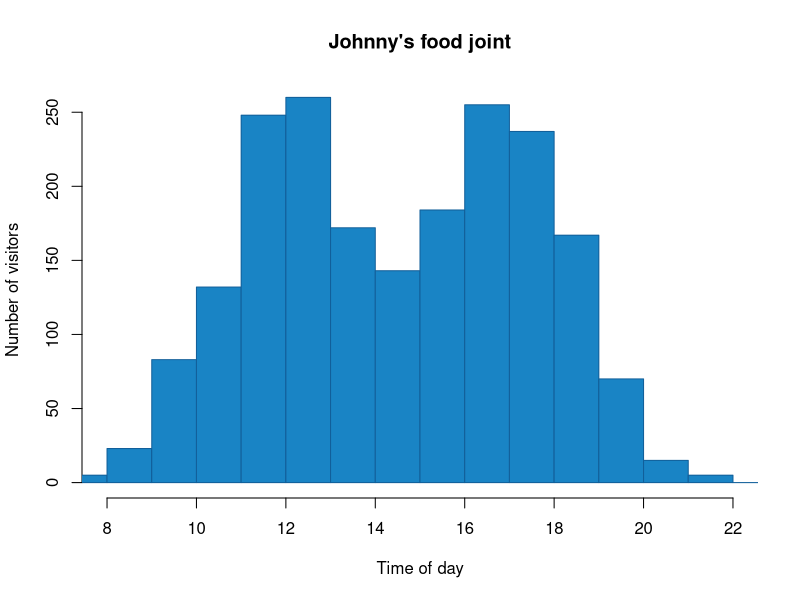

Source code (R):
# figure illustrating Mode

# My default color scheme
MyColoes = c("#115f9a", "#1984c5", "#22a7f0", "#48b5c4", "#76c68f", "#a6d75b", "#c9e52f", "#d0ee11", "#d0f400")

# Generate bimodal data
set.seed(50) # 
x1 <- rnorm(1000, mean=12, sd=1.5) # first mode
x2 <- rnorm(1000, mean=17, sd=1.5) # second mode
x <- c(x1,x2)

# Plot a histogram of the data
blocks <- seq(0, 24, by=1) # how do we split the data
hist(x, breaks = blocks, 
     xlab="Time of day",
     ylab = "Number of visitors",
     main="Johnny's food joint",
     xlim = c(8, 22),
     border = MyColoes[1],
     col = MyColoes[2])


# The mode of this data set is 12 while the mean and median is 14.5 
